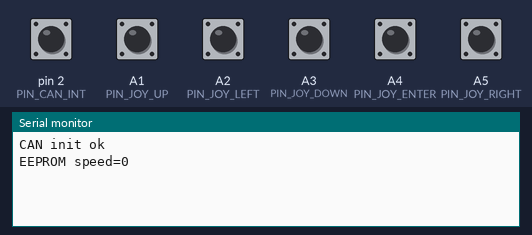
A program run on a simulated Arduino Uno, built with avr-gcc and run on an emulated ATmega328P. Shown: the last lines printed to the serial monitor. Inputs (shaded band) come from the test bench; at power-on: A1 (PIN_JOY_UP), A2 (PIN_JOY_LEFT), A3 (PIN_JOY_DOWN), A4 (PIN_JOY_ENTER), A5 (PIN_JOY_RIGHT), pin 2 (PIN_CAN_INT) HIGH. EEPROM starts erased.

Above: at 1.2 s.
1.3 s: A1 (PIN_JOY_UP) pulled LOW for 0.15 s
At 2.2 s:
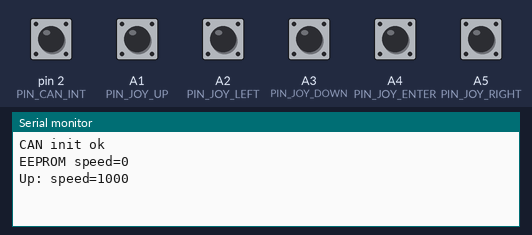
2.9 s: A2 (PIN_JOY_LEFT) pulled LOW for 0.15 s
At 3.4 s:
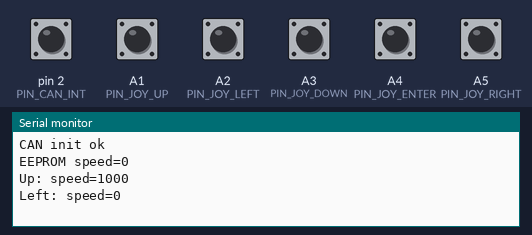
4.5 s: A3 (PIN_JOY_DOWN) pulled LOW for 0.15 s
At 5.7 s:
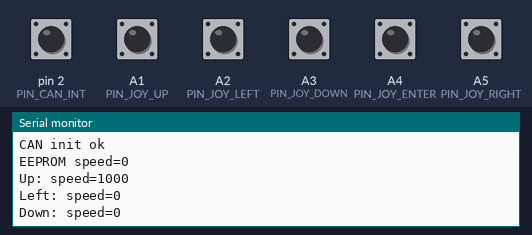
6.1 s: A4 (PIN_JOY_ENTER) pulled LOW for 0.15 s
At 7.2 s:
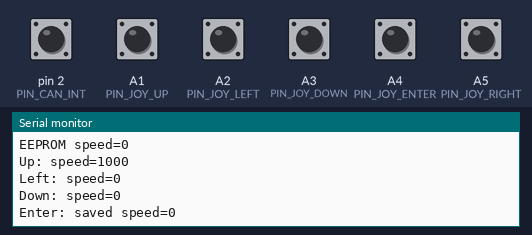
7.7 s: A5 (PIN_JOY_RIGHT) pulled LOW for 0.15 s
At 8.3 s:
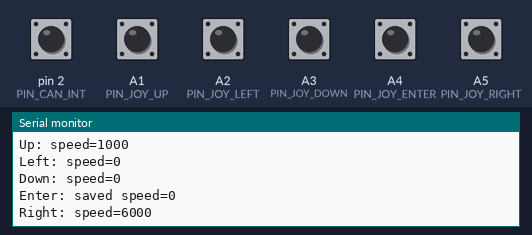
9.3 s: A1 (PIN_JOY_UP) pulled LOW for 1 s
At 10.7 s:
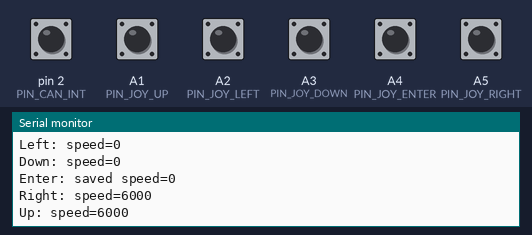

The program:

main.cpp
```cpp
#include "mcp_can.h"
#include <SPI.h>
#include <EEPROM.h>

#define PIN_CAN_CS    10
#define PIN_CAN_INT   2
#define MAX_EPS_SPEED 6000

#define PIN_JOY_UP    A1
#define PIN_JOY_LEFT  A2
#define PIN_JOY_DOWN  A3
#define PIN_JOY_ENTER A4
#define PIN_JOY_RIGHT A5
#define DEBOUNCE_MS   50
#define EEPROM_SPEED_ADDR 0

const int send_interval_ms = 15;
const unsigned long EPS_SPEED_MSG_ID  = 0x2104136;
const unsigned long KEEP_ALIVE_MSG_ID = 0x1AE0092C;

unsigned char eps_speed_msg[8]  = { 0xBB, 0x00, 0x3F, 0xFF, 0x06, 0xE0, 0x00, 0x00 };
unsigned char keep_alive_msg[8] = { 0x00, 0x00, 0x22, 0xE0, 0x41, 0x90, 0x00, 0x00 };

uint8_t eps_speed_counter  = 0;
uint8_t keep_alive_counter = 0;

unsigned long previous_time_ms = 0;
bool eps_connected = false;
uint16_t eps_speed = 0;

unsigned long joy_last_ms_up    = 0;
unsigned long joy_last_ms_down  = 0;
unsigned long joy_last_ms_left  = 0;
unsigned long joy_last_ms_right = 0;
unsigned long joy_last_ms_enter = 0;

uint8_t joy_state_up    = HIGH;
uint8_t joy_state_down  = HIGH;
uint8_t joy_state_left  = HIGH;
uint8_t joy_state_right = HIGH;
uint8_t joy_state_enter = HIGH;

MCP_CAN CAN(PIN_CAN_CS);

void handleButton(uint8_t pin, uint8_t &state, unsigned long &last_ms, unsigned long current_time_ms, void (*action)())
{
  uint8_t reading = digitalRead(pin);
  if (reading != state && current_time_ms - last_ms >= DEBOUNCE_MS)
  {
    last_ms = current_time_ms;
    state = reading;
    if (reading == LOW)
      action();
  }
}

void handleJoystick(unsigned long current_time_ms)
{
  handleButton(PIN_JOY_UP, joy_state_up, joy_last_ms_up, current_time_ms, []() {
    eps_speed = (eps_speed + 1000 > MAX_EPS_SPEED) ? MAX_EPS_SPEED : eps_speed + 1000;
    Serial.print("Up: speed=");
    Serial.println(eps_speed);
  });

  handleButton(PIN_JOY_DOWN, joy_state_down, joy_last_ms_down, current_time_ms, []() {
    eps_speed = (eps_speed < 1000) ? 0 : eps_speed - 1000;
    Serial.print("Down: speed=");
    Serial.println(eps_speed);
  });

  handleButton(PIN_JOY_LEFT, joy_state_left, joy_last_ms_left, current_time_ms, []() {
    eps_speed = 0;
    Serial.print("Left: speed=0\r\n");
  });

  handleButton(PIN_JOY_RIGHT, joy_state_right, joy_last_ms_right, current_time_ms, []() {
    eps_speed = MAX_EPS_SPEED;
    Serial.print("Right: speed=6000\r\n");
  });

  handleButton(PIN_JOY_ENTER, joy_state_enter, joy_last_ms_enter, current_time_ms, []() {
    EEPROM.put(EEPROM_SPEED_ADDR, eps_speed);
    Serial.print("Enter: saved speed=");
    Serial.println(eps_speed);
  });
}

void setup()
{
  Serial.begin(115200);

  pinMode(PIN_CAN_INT, INPUT);

  int init = CAN.begin(MCP_ANY, CAN_500KBPS, MCP_16MHZ);
  if (init == CAN_OK)
  {
    Serial.print("CAN init ok\r\n");
  }
  else
  {
    Serial.print("CAN init failed: ");
    Serial.print(init, DEC);
    Serial.print("\r\n");
  }
  CAN.setMode(MCP_NORMAL);

  pinMode(PIN_JOY_UP,    INPUT_PULLUP);
  pinMode(PIN_JOY_LEFT,  INPUT_PULLUP);
  pinMode(PIN_JOY_DOWN,  INPUT_PULLUP);
  pinMode(PIN_JOY_ENTER, INPUT_PULLUP);
  pinMode(PIN_JOY_RIGHT, INPUT_PULLUP);

  uint16_t saved_speed;
  EEPROM.get(EEPROM_SPEED_ADDR, saved_speed);
  eps_speed = (saved_speed <= MAX_EPS_SPEED) ? saved_speed : 0;
  Serial.print("EEPROM speed=");
  Serial.println(eps_speed);
}

void loop()
{
  unsigned long current_time_ms = millis();

  handleJoystick(current_time_ms);

  if (eps_connected)
  {
    if (current_time_ms - previous_time_ms >= send_interval_ms)
    {
      previous_time_ms = current_time_ms;

      eps_speed_msg[6] = eps_speed >> 8;
      eps_speed_msg[7] = eps_speed;

      CAN.sendMsgBuf(EPS_SPEED_MSG_ID, 1, 8, eps_speed_msg);

      if (++eps_speed_counter == 30)
      {
        eps_speed_counter = 0;
        keep_alive_counter = (keep_alive_counter + 1) % 4;
        keep_alive_msg[0] = keep_alive_counter << 6;
        CAN.sendMsgBuf(KEEP_ALIVE_MSG_ID, 1, 8, keep_alive_msg);
      }
    }
  }

  if (!eps_connected && !digitalRead(PIN_CAN_INT))
  {
    unsigned long id;
    unsigned char length;
    unsigned char buffer[8];

    CAN.readMsgBuf(&id, &length, buffer);

    if ((id & 0x80000000) && (id & 0x1FFFFFFF) == 0x1B200002)
    {
      eps_connected = true;
    }
  }
}
```

Measured:
- after the input at 1.3 s, the serial monitor: prints a new line at once (image 1)
- after the input at 2.9 s, the serial monitor: prints a new line at once (image 2)
- after the input at 4.5 s, the serial monitor: prints a new line at once (image 3)
- after the input at 6.1 s, the serial monitor: prints a new line at once (image 4)
- after the input at 7.7 s, the serial monitor: prints a new line at once (image 5)
- after the input at 9.3 s, the serial monitor: prints a new line at once (image 6)
